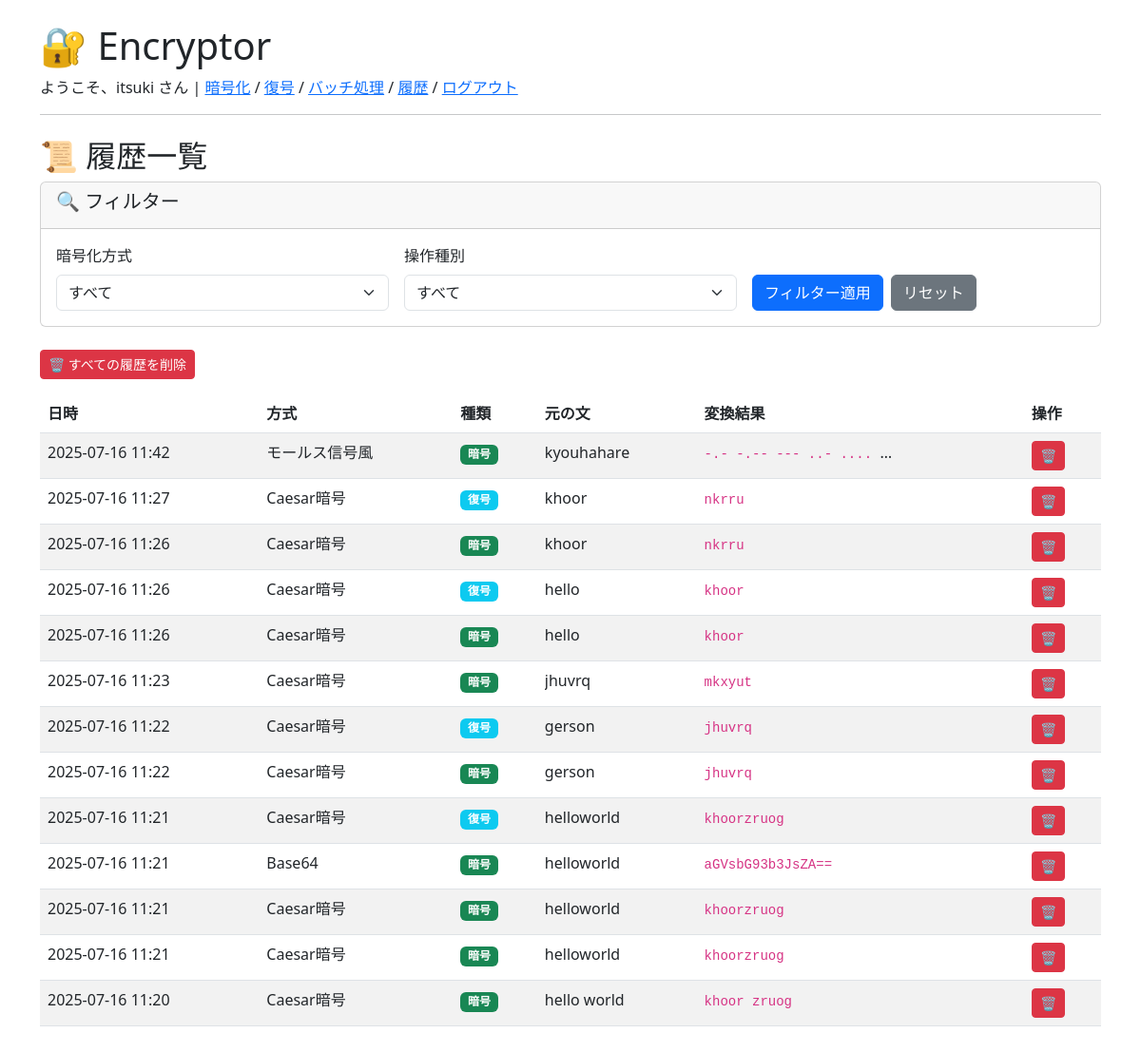
Before: /history/ (signed in) with the older database file.
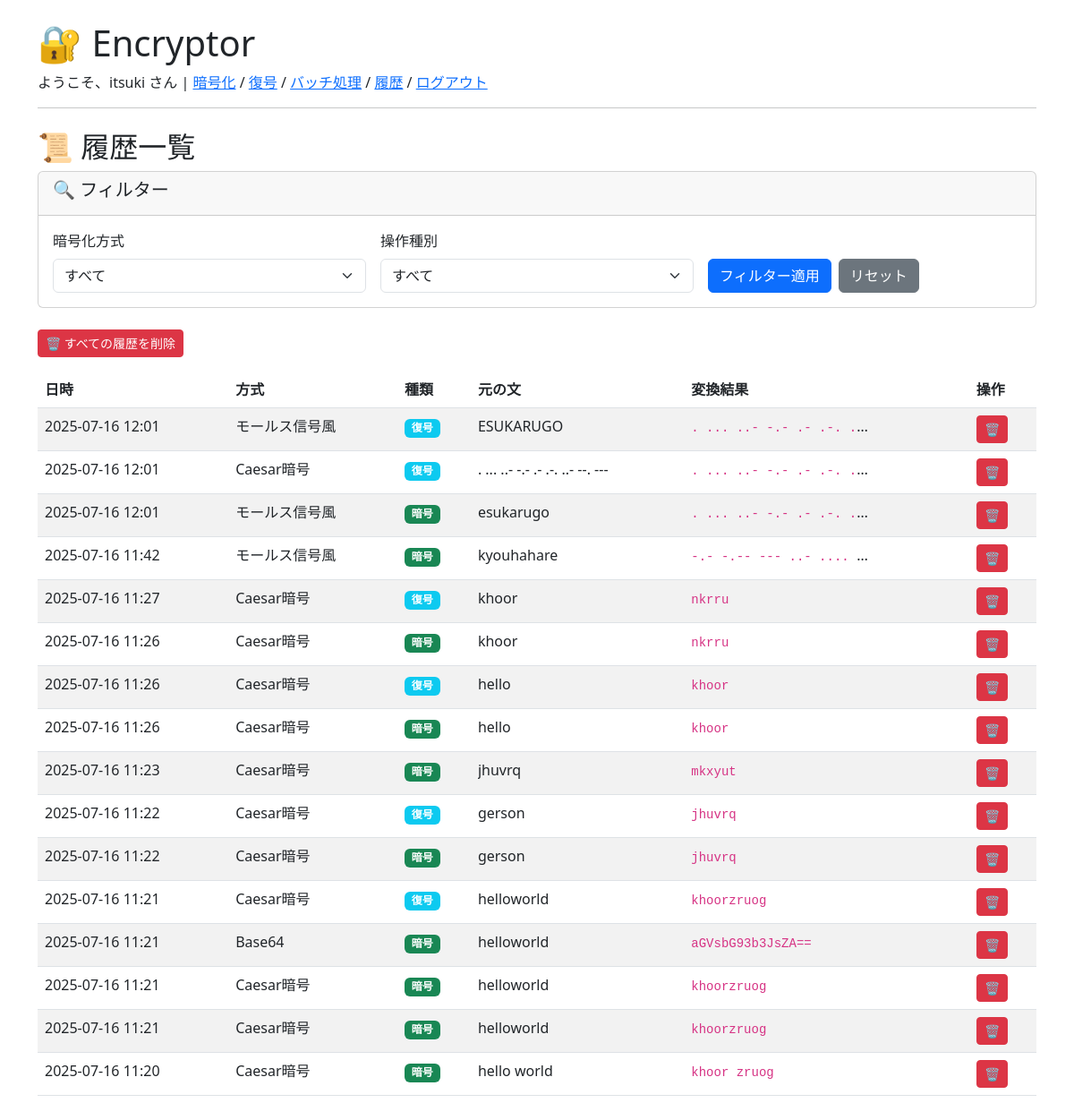
After: the same page with the newer database file.
### crypto/models.py (models this page shows, shortened)
class CryptoLog(models.Model):
    ENCRYPTION_METHODS = [
        ('caesar', 'Caesar暗号'),           # シーザー暗号（文字をずらす）
        ('base64', 'Base64'),              # Base64エンコード
        ('random_substitution', 'ランダム置換暗号'),  # ランダムな文字置換
        ('morse', 'モールス信号風'),         # モールス信号形式
        ('rot13', 'ROT13暗号'),            # ROT13エンコード
        ('atbash', 'Atbash暗号'),          # Atbash暗号（アルファベット逆順）
        ('vigenere', 'Vigenère暗号'),      # ヴィジュネル暗号（鍵付き）
        ('number', '数字置換暗号'),         # 数字による文字置換
        ('binary', 'Binary暗号'),          # 二進数表現
    ]
    user = models.ForeignKey(User, on_delete=models.CASCADE)
    original_text = models.TextField()
    encrypted_text = models.TextField()
    method = models.CharField(max_length=20, choices=ENCRYPTION_METHODS)
    is_decryption = models.BooleanField(default=False)
    created_at = models.DateTimeField(auto_now_add=True)

### crypto/views.py (the view)
# urls.py: path('history/', views.history_view, name='history'),
@login_required
def history_view(request):
    logs = CryptoLog.objects.filter(user=request.user)
    method_filter = request.GET.get('method', '')
    operation_filter = request.GET.get('operation', '')
    if method_filter:
        logs = logs.filter(method=method_filter)
    if operation_filter:
        if operation_filter == 'encrypt':
            logs = logs.filter(is_decryption=False)
        elif operation_filter == 'decrypt':
            logs = logs.filter(is_decryption=True)
    logs = logs.order_by('-created_at')
    method_choices = CryptoLog.ENCRYPTION_METHODS
    return render(request, 'crypto/history.html', {
        'logs': logs,
        'method_choices': method_choices,
        'current_method': method_filter,
        'current_operation': operation_filter,
    })

### crypto/templates/crypto/history.html (shortened to what this page needs)
{% extends 'base.html' %}
{% block content %}
<h2>📜 履歴一覧</h2>
<div class="card mb-4">
    <div class="card-header">
        <h5>🔍 フィルター</h5>
    </div>
    <div class="card-body">
        <form method="get" class="row g-3">
            <div class="col-md-4">
                <label for="method" class="form-label">暗号化方式</label>
                <select name="method" id="method" class="form-select">
                    <option value="">すべて</option>
                </select>
            </div>
            <div class="col-md-4">
                <label for="operation" class="form-label">操作種別</label>
                <select name="operation" id="operation" class="form-select">
                    <option value="">すべて</option>
                </select>
            </div>
            <div class="col-md-4 d-flex align-items-end">
                <button type="submit" class="btn btn-primary me-2">フィルター適用</button>
                <a href="{% url 'history' %}" class="btn btn-secondary">リセット</a>
            </div>
        </form>
    </div>
</div>
{% if logs %}
    <div class="mb-3">
        <button type="button" class="btn btn-danger btn-sm" data-bs-toggle="modal" data-bs-target="#clearAllModal">
            🗑️ すべての履歴を削除
        </button>
    </div>
{% endif %}
{% if logs %}
    <div class="table-responsive">
        <table class="table table-striped">
            <thead>
                <tr>
                    <th>日時</th>
                    <th>方式</th>
                    <th>種類</th>
                    <th>元の文</th>
                    <th>変換結果</th>
                    <th>操作</th>
                </tr>
            </thead>
            <tbody>
                {% for log in logs %}
                    <tr>
                        <td>{{ log.created_at|date:"Y-m-d H:i" }}</td>
                        <td>{{ log.get_method_display }}</td>
                        <td>
                            {% if log.is_decryption %}
                                <span class="badge bg-info">復号</span>
                            {% else %}
                                <span class="badge bg-success">暗号</span>
                            {% endif %}
                        </td>
                        <td>
                            <div style="max-width: 200px; overflow: hidden; text-overflow: ellipsis; white-space: nowrap;">
                                {{ log.original_text }}
                            </div>
                        </td>
                        <td>
                            <div style="max-width: 200px; overflow: hidden; text-overflow: ellipsis; white-space: nowrap;">
                                <code>{{ log.encrypted_text }}</code>
                            </div>
                        </td>
                        <td>
                            <button type="button" class="btn btn-danger btn-sm"
                                    onclick="confirmDelete({{ log.id }}, '{{ log.get_method_display|escapejs }}')">
                                🗑️
                            </button>
                        </td>
                    </tr>
                {% endfor %}
            </tbody>
        </table>
    </div>
{% endif %}
{% endblock %}

### templates/base.html (shortened to what this page needs)
<!DOCTYPE html>
<html lang="ja">
<head>
    <link
        href="https://cdn.jsdelivr.net/npm/bootstrap@5.3.0/dist/css/bootstrap.min.css"
        rel="stylesheet">
</head>
<body class="container py-4">
    <header class="mb-4">
        <h1>🔐 Encryptor</h1>
        {% if user.is_authenticated %}
            <p>ようこそ、{{ user.username }} さん |
                <a href="{% url 'encrypt' %}">暗号化</a> /
                <a href="{% url 'decrypt' %}">復号</a> /
                <a href="{% url 'batch_encrypt' %}">バッチ処理</a> /
                <a href="{% url 'history' %}">履歴</a> /
                <a href="{% url 'logout' %}">ログアウト</a></p>
        {% else %}
            <p><a href="{% url 'login' %}">ログイン</a></p>
        {% endif %}
        <hr>
    </header>
    {% block content %}{% endblock %}
</body>
</html>

Changed rows visible on the page:
added CryptoLog: created_at "2025-07-16 12:01", method "モールス信号風", is_decryption "復号", original_text "ESUKARUGO", encrypted_text ". ... ..- -.- .- .-. .…"
added CryptoLog: created_at "2025-07-16 12:01", method "Caesar暗号", is_decryption "復号", original_text ". ... ..- -.- .- .-. ..- --. ---", encrypted_text ". ... ..- -.- .- .-. .…"
added CryptoLog: created_at "2025-07-16 12:01", method "モールス信号風", is_decryption "暗号", original_text "esukarugo", encrypted_text ". ... ..- -.- .- .-. .…"
